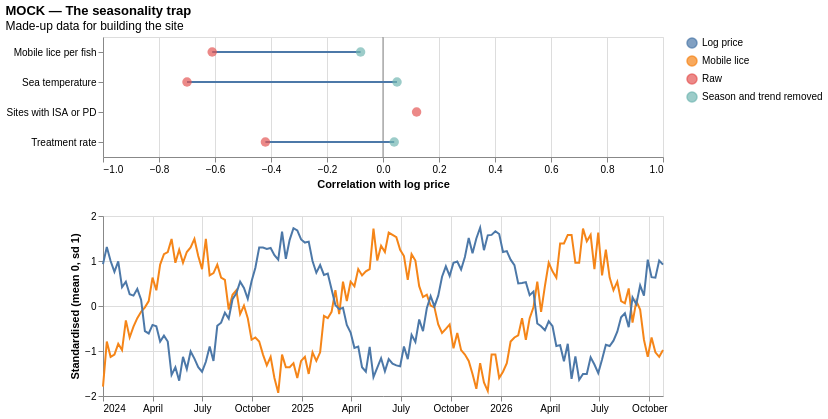

Express this chart as Vega-Lite.
### Vega-Lite specification from a JSON file in a GitHub repository (floating-point values rounded to 4 significant figures; data arrays with more than 128 entries replaced by an {"elided": "..."} marker saying what was removed)
{"$schema": "https://vega.github.io/schema/vega-lite/v5.20.1.json", "title": {"text": "MOCK — The seasonality trap", "subtitle": "Made-up data for building the site"}, "vconcat": [{"width": 560, "height": {"step": 30}, "layer": [{"data": {"values": [{"zero": 0}]}, "mark": {"type": "rule", "color": "#888"}, "encoding": {"x": {"field": "zero", "type": "quantitative"}}}, {"data": {"values": [{"label": "Mobile lice per fish", "kind": "Raw", "r": -0.61}, {"label": "Mobile lice per fish", "kind": "Season and trend removed", "r": -0.08}, {"label": "Treatment rate", "kind": "Raw", "r": -0.42}, {"label": "Treatment rate", "kind": "Season and trend removed", "r": 0.04}, {"label": "Sea temperature", "kind": "Raw", "r": -0.7}, {"label": "Sea temperature", "kind": "Season and trend removed", "r": 0.05}, {"label": "Sites with ISA or PD", "kind": "Raw", "r": 0.12}, {"label": "Sites with ISA or PD", "kind": "Season and trend removed", "r": null}]}, "mark": "line", "encoding": {"y": {"field": "label", "type": "nominal", "title": null}, "x": {"field": "r", "type": "quantitative", "scale": {"domain": [-1, 1]}, "title": "Correlation with log price"}, "detail": {"field": "label", "type": "nominal"}}}, {"data": {"values": [{"label": "Mobile lice per fish", "kind": "Raw", "r": -0.61}, {"label": "Mobile lice per fish", "kind": "Season and trend removed", "r": -0.08}, {"label": "Treatment rate", "kind": "Raw", "r": -0.42}, {"label": "Treatment rate", "kind": "Season and trend removed", "r": 0.04}, {"label": "Sea temperature", "kind": "Raw", "r": -0.7}, {"label": "Sea temperature", "kind": "Season and trend removed", "r": 0.05}, {"label": "Sites with ISA or PD", "kind": "Raw", "r": 0.12}, {"label": "Sites with ISA or PD", "kind": "Season and trend removed", "r": null}]}, "mark": {"type": "point", "filled": true, "size": 90}, "encoding": {"y": {"field": "label", "type": "nominal"}, "x": {"field": "r", "type": "quantitative"}, "color": {"field": "kind", "type": "nominal", "title": null}}}]}, {"width": 560, "height": 180, "data": {"values": {"elided": "296 records"}}, "mark": "line", "encoding": {"x": {"field": "date", "type": "temporal", "title": null}, "y": {"field": "value", "type": "quantitative", "title": "Standardised (mean 0, sd 1)"}, "color": {"field": "line", "type": "nominal", "title": null}}}]}
